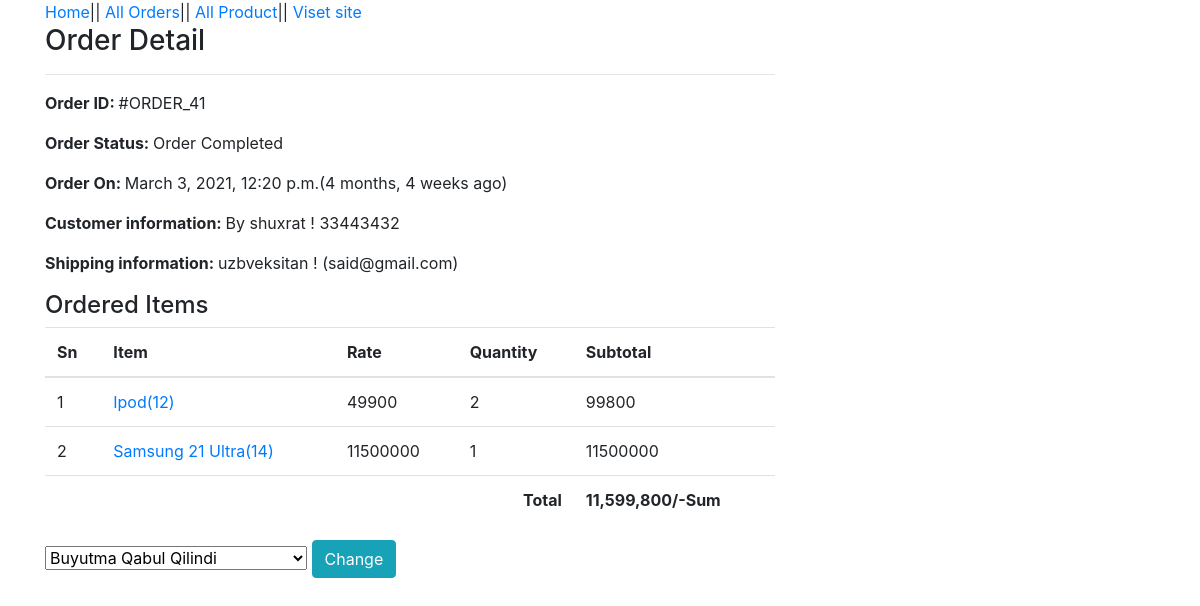
Screenshot of /admin-order/41/ (signed in) with the database file from the repository.
### ecomapp/models.py (models this page shows, shortened)
class Order(models.Model):
    cart = models.OneToOneField(Cart, on_delete=models.CASCADE)
    order_by =  models.CharField(max_length=200)
    shipping_address = models.CharField(max_length=200)
    mobile = models.CharField(max_length=10)
    email = models.EmailField(null=True, blank=True)
    subtotal = models.PositiveIntegerField()
    discount = models.PositiveIntegerField()
    total = models.PositiveIntegerField()
    order_status = models.CharField(max_length=50, choices=ORDER_STATUS)
    created_at = models.DateTimeField(auto_now_add=True)
    payment_method = models.CharField(max_length=50, choices=METHOD, default="etkazib berish paytida naqd pul")
    payment_completed = models.BooleanField(default=False, null=True, blank=True)

class CartProduct(models.Model):
    cart = models.ForeignKey(Cart, on_delete=models.CASCADE)
    product = models.ForeignKey(Product, on_delete=models.CASCADE)
    rate = models.PositiveIntegerField()
    quantity = models.PositiveIntegerField()
    subtotal = models.PositiveIntegerField()

class Product(models.Model):
    title = models.CharField(max_length=200)
    slug = models.SlugField(unique=True)
    category = models.ForeignKey(Category, on_delete=models.CASCADE)
    image = models.ImageField(upload_to="products")
    marked_price = models.PositiveIntegerField()
    selling_price = models.PositiveIntegerField()
    description = models.TextField()
    warranty = models.CharField(max_length=300, null=True, blank=True)
    return_policy = models.CharField(max_length=300, null=True, blank=True)
    view_count = models.PositiveIntegerField(default=0)

### ecomapp/views.py (the view)
# urls.py: path("admin-order/<int:pk>/", AdminOrderDetailView.as_view(), name="adminorderdetail"),
class AdminOrderDetailView(AdminRequiredMixin, DetailView):
    template_name = "adminpages/adminorderdetail.html"
    model = Order
    context_object_name = "ord_obj"
    def get_context_data(self, **kwargs):
        context = super().get_context_data(**kwargs)
        context["allstatus"] = ORDER_STATUS
        return context

### ecomapp/views.py (called while the page is built)
    def dispatch(self, request, *args, **kwargs):
        if request.user.is_authenticated and Admin.objects.filter(user=request.user).exists():
            pass
        else:
            return redirect("/admin-login/")
        return super().dispatch(request, *args, **kwargs)

### templates/adminpages/adminorderdetail.html (shortened to what this page needs)
{% extends "adminpages/adminbase.html" %}
{% load humanize %}
{% block content %}
<div class="container">
    <div class="row">
        <div class="col-md-8 max-auto">
            <h3>Order Detail </h3>
            <hr>
            <p><span class="font-weight-bold">Order ID: </span> #ORDER_{{ord_obj.id}}</p>
            <p><span class="font-weight-bold">Order Status: </span> {{ord_obj.order_status}}</p>
            <p><span class="font-weight-bold">Order On: </span> {{ord_obj.created_at}}({{ord_obj.created_at|timesince}} ago) </p>
            <p><span class="font-weight-bold">Customer information: </span> By {{ord_obj.order_by}} ! {{ord_obj.mobile}} </p>
            <p><span class="font-weight-bold">Shipping information: </span> {{ord_obj.shipping_address}} ! ({{ord_obj.email}}) </p>
             <h4>Ordered Items</h4>
             <table class="table">
                 <thead>
                     <tr>
                         <th>Sn</th>
                         <th>Item</th>
                         <th>Rate</th>
                         <th>Quantity</th>
                         <th>Subtotal</th>
                     </tr>
                 </thead>
                 <tbody>
                    {% for cp in ord_obj.cart.cartproduct_set.all %}
                     <tr>
                         <td>{{forloop.counter}}</td>
                         <td> <a target="blank" href="{% url 'ecomapp:productdetail' cp.product.slug %}">{{cp.product.title}}({{cp.product.id}})</a></td>
                         <td>{{cp.rate}}</td>
                         <td>{{cp.quantity}}</td>
                         <td>{{cp.subtotal}}</td>
                     </tr>
                    {% endfor %}
                    <tr>
                        <th colspan="4" class= "text-right">Total</th>
                        <th>{{ord_obj.total|intcomma}}/-Sum</th>
                    </tr>
                 </tbody>
             </table>
             <form action="{% url 'ecomapp:adminorderstatuschange' ord_obj.id %}" method="POST">
                 <select name="status">
                     {% for i , j in allstatus %}
                     <option value="{{i}}"{% if i == ord_onj.order_status %}selected{% endif %}>{{j}}</option>
                     {% endfor %}
                 </select>
                 <button class="btn btn-info">Change</button>
             </form>
        </div>
    </div>
</div>
{% endblock %}

### rows the page displays
Order: id "41", order_status "Order Completed", created_at "March 3, 2021, 12:20 p.m.", created_at "4 months, 4 weeks", order_by "shuxrat", mobile "33443432", shipping_address "uzbveksitan", email "said@gmail.com", total "11,599,800"
CartProduct: product "Ipod", product.id "12", rate "49900", quantity "2", subtotal "99800"
CartProduct: product "Samsung 21 Ultra", product.id "14", rate "11500000", quantity "1", subtotal "11500000"

### other values shown
form field status "Buyutma Qabul Qilindi"
